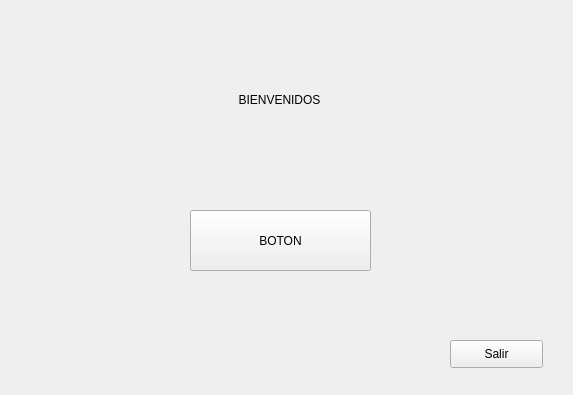
<?xml version="1.0" encoding="UTF-8"?>
<ui version="4.0">
 <class>MainWindow</class>
 <widget class="QMainWindow" name="MainWindow">
  <property name="geometry">
   <rect>
    <x>0</x>
    <y>0</y>
    <width>573</width>
    <height>395</height>
   </rect>
  </property>
  <property name="windowTitle">
   <string>MainWindow</string>
  </property>
  <widget class="QWidget" name="centralwidget">
   <widget class="QPushButton" name="pushButton">
    <property name="geometry">
     <rect>
      <x>190</x>
      <y>210</y>
      <width>181</width>
      <height>61</height>
     </rect>
    </property>
    <property name="text">
     <string>BOTON</string>
    </property>
   </widget>
   <widget class="QLabel" name="label">
    <property name="geometry">
     <rect>
      <x>64</x>
      <y>90</y>
      <width>431</width>
      <height>20</height>
     </rect>
    </property>
    <property name="text">
     <string>BIENVENIDOS</string>
    </property>
    <property name="alignment">
     <set>Qt::AlignCenter</set>
    </property>
   </widget>
   <widget class="QPushButton" name="pbSalir">
    <property name="geometry">
     <rect>
      <x>450</x>
      <y>340</y>
      <width>93</width>
      <height>28</height>
     </rect>
    </property>
    <property name="text">
     <string>Salir</string>
    </property>
   </widget>
  </widget>
 </widget>
 <resources/>
 <connections/>
</ui>
